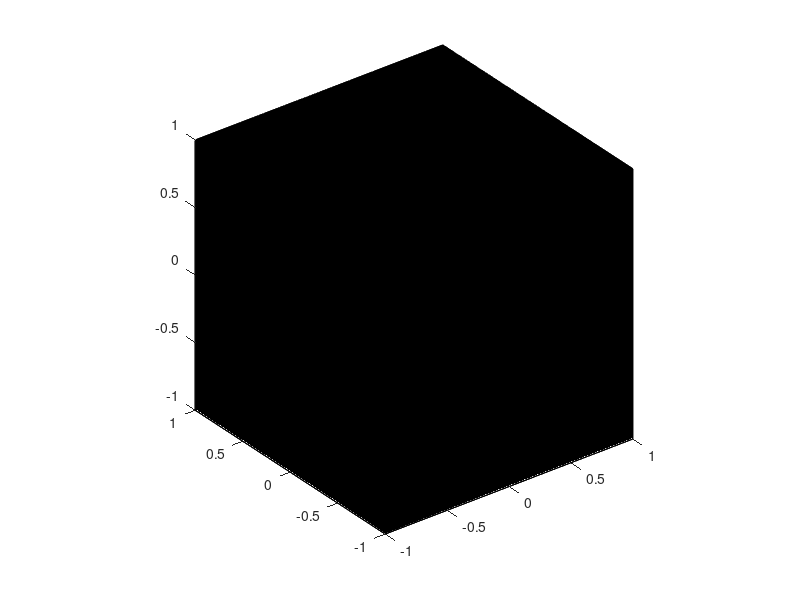

Reproduce this figure in MATLAB.
function cube()

hold on;
% fill3([1 1 1 1], [-1 -1 1 1], [-1 1 1 -1], [1 1 1 1])
% fill3(-1*[1 1 1 1], [-1 -1 1 1], [-1 1 1 -1], [1 1 1 1])
% fill3([1 -1 -1 1], [-1 -1 1 1], [1 1 1 1], [1 1 1 1])
% fill3([1 -1 -1 1], [-1 -1 1 1], -1*[1 1 1 1], [1 1 1 1])
% fill3([1 1 -1 -1], [1 1 1 1], [-1 1 1 -1], [1 1 1 1])
% fill3([1 1 -1 -1], -1*[1 1 1 1], [-1 1 1 -1], [1 1 1 1])
% 

x = [1 1 1 1 -1 -1 -1 -1];
y = [-1 -1 1 1 1 -1 -1 1];
z = [-1 1 1 -1 -1 -1 1 1];

V = [x', y', z'];
F = [1 2 3 4;
     1 2 7 6;
     1 6 5 4;
     2 7 8 3;
     3 8 5 4;
     5 6 7 8];
     
patch('Faces',F,'Vertices',V);

view(3);
colormap gray
material SHINY
% shading interp
axis equal
lightangle(-37.5, +30)
camlight HEADLIGHT
% camlight RIGHT

% h.FaceLighting = 'gouraud';
% h.AmbientStrength = 0.3;
% h.DiffuseStrength = 0.8;
% h.SpecularStrength = 0.9;
% h.SpecularExponent = 25;
% h.BackFaceLighting = 'unlit';



hold off;